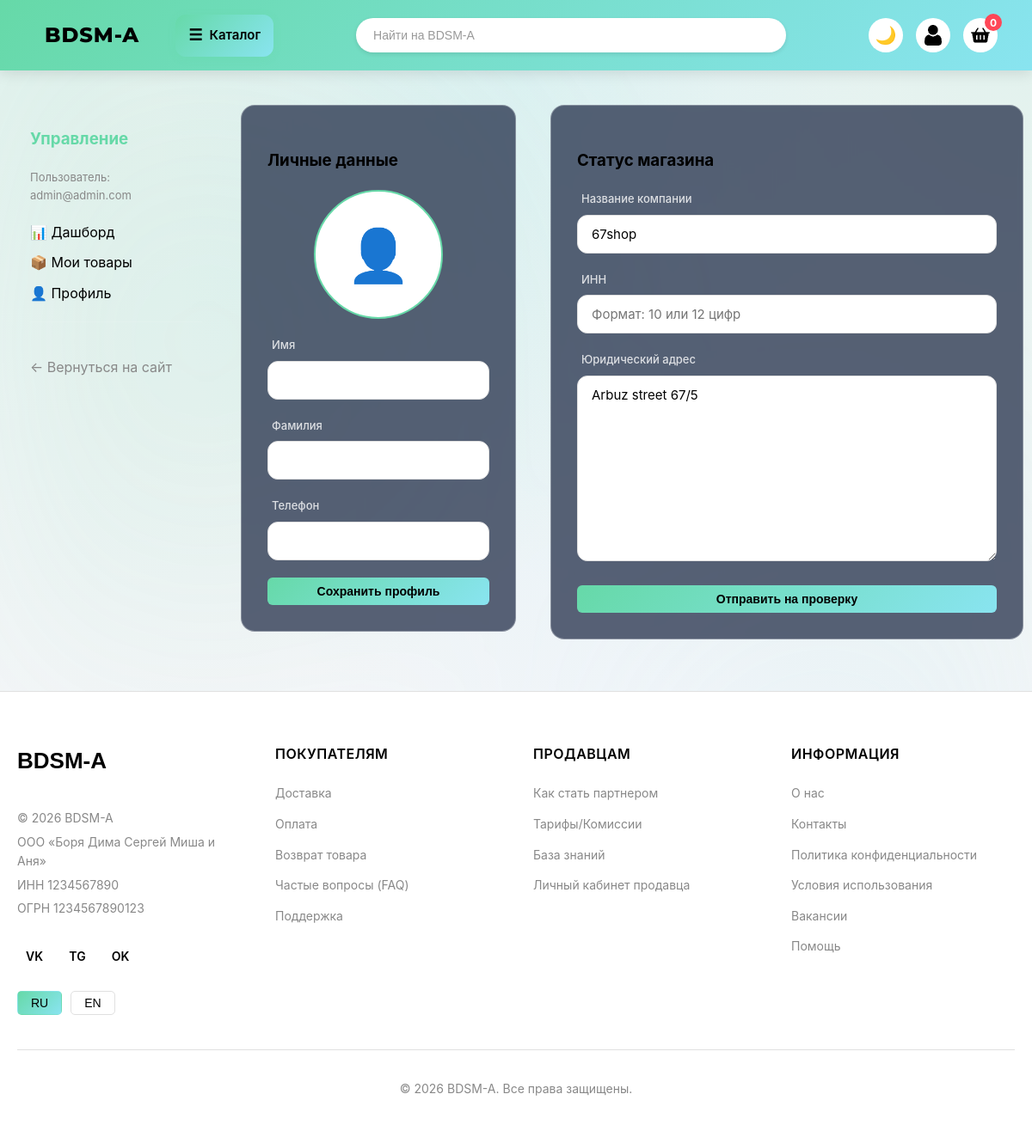
Screenshot of /seller/profile/ (signed in) with the database file from the repository.
### main/models.py (models this page shows, shortened)
class Users(AbstractBaseUser, PermissionsMixin):
    ROLE_CHOICES = (
        ('buyer', 'Покупатель'),
        ('seller', 'Продавец'),
        ('admin', 'Админ'),
    )
    id = models.AutoField(primary_key=True, editable=False)
    email = models.EmailField("Email", unique=True)
    role = models.CharField("Роль", max_length=20, choices=ROLE_CHOICES, default='buyer')
    is_active = models.BooleanField("Активен", default=True)
    is_staff = models.BooleanField("Доступ в админку", default=False)
    objects = CustomUserManagers()
    USERNAME_FIELD = 'email' # Логинимся по email
    REQUIRED_FIELDS = []     # Дополнительных обязательных полей при создании нет
    class Meta:
        verbose_name = "Пользователь"
        verbose_name_plural = "Пользователи"

class UserProfiles(models.Model):
    GENDER_CHOICES = (
        ('male', 'Мужской'),
        ('female', 'Женский'),
    )
    user = models.OneToOneField(Users, on_delete=models.CASCADE, primary_key=True, related_name='profile')
    first_name = models.CharField("Имя", max_length=50, null=True, blank=True)
    last_name = models.CharField("Фамилия", max_length=50, null=True, blank=True)
    birth_date = models.DateField("Дата рождения", null=True, blank=True)
    avatar = models.ImageField("Аватар", upload_to='avatars/', null=True, blank=True)
    phone_number = models.CharField("Телефон", max_length=20, null=True, blank=True)
    created_at = models.DateTimeField("Дата создания", auto_now_add=True)
    age = models.PositiveIntegerField("Возраст", null=True, blank=True)
    gender = models.CharField("Пол", max_length=20, null=True, blank=True, choices=GENDER_CHOICES)
    class Meta:
        verbose_name = "Профиль пользователя"
        verbose_name_plural = "Профили пользователей"

class StoreProfiles(models.Model):
    STATUS_CHOICES = (
        ('unverified', 'Не подтвержден'),
        ('pending', 'На проверке'),
        ('approved', 'Подтвержден'),
        ('rejected', 'Отклонен'),
    )
    user = models.OneToOneField(
        settings.AUTH_USER_MODEL,
        on_delete=models.CASCADE,
        primary_key=True,
        related_name='store_profile',
        verbose_name="Пользователь (Продавец)"
    )
    company_name = models.CharField(max_length=255, blank=True, null=True, verbose_name="Название компании")
    inn = models.CharField(max_length=12, blank=True, null=True, verbose_name="ИНН")
    legal_address = models.TextField(blank=True, null=True, verbose_name="Юридический адрес")
    verification_status = models.CharField(max_length=20, choices=STATUS_CHOICES, default='unverified', verbose_name="Статус верификации")
    description = models.TextField("Описание", null=True, blank=True)
    logo = models.ImageField("Логотип", upload_to='store_logos/', null=True, blank=True)
    created_at = models.DateTimeField("Дата создания", auto_now_add=True)
    class Meta:
        verbose_name = "Профиль магазина"
        verbose_name_plural = "Профили магазинов"

### main/views.py (the view)
# urls.py: path('seller/profile/', views.seller_profile, name='seller_profile'),
@login_required
def seller_profile(request):
    user_profile, _ = UserProfiles.objects.get_or_create(user=request.user)
    store_profile, _ = StoreProfiles.objects.get_or_create(user=request.user)
    if request.method == 'POST':
        if 'update_user' in request.POST:
            user_form = UserProfileForm(request.POST, instance=user_profile)
            store_form = StoreVerificationForm(instance=store_profile)
            if user_form.is_valid():
                user_form.save()
                return redirect('seller_profile')
        elif 'verify_store' in request.POST:
            user_form = UserProfileForm(instance=user_profile)
            store_form = StoreVerificationForm(request.POST, instance=store_profile)
            if store_form.is_valid():
                store = store_form.save(commit=False)
                store.verification_status = 'pending'
                store.save()
                return redirect('seller_profile')
    else:
        user_form = UserProfileForm(instance=user_profile)
        store_form = StoreVerificationForm(instance=store_profile)
    return render(request, 'seller_profile.html', {
        'user_form': user_form,
        'store_form': store_form,
        'store_profile': store_profile,
    })

### main/forms.py
class UserProfileForm(forms.ModelForm):
    class Meta:
        model = UserProfiles
        fields = ['first_name', 'last_name', 'phone_number']
    def __init__(self, *args, **kwargs):
        super().__init__(*args, **kwargs)
        for field in self.fields.values():
            field.widget.attrs['class'] = 'auth-form input'

class StoreVerificationForm(forms.ModelForm):
    class Meta:
        model = StoreProfiles
        fields = ['company_name', 'inn', 'legal_address']
    def __init__(self, *args, **kwargs):
        super().__init__(*args, **kwargs)
        for field in self.fields.values():
            field.widget.attrs['class'] = 'auth-form input'
        self.fields['company_name'].widget.attrs['placeholder'] = 'Например: ООО "Ромашка" или ИП Иванов И.И.'
        self.fields['inn'].widget.attrs['placeholder'] = 'Формат: 10 или 12 цифр'
        self.fields['legal_address'].widget.attrs['placeholder'] = 'Например: 123456, г. Москва, ул. Пушкина, д. 1, оф. 2'

### main/templates/seller_profile.html (shortened to what this page needs)
{% extends 'base.html' %}
{% load static %}
{% block extra_css %}
<link rel="stylesheet" href="{% static 'css/dashboard.css' %}">
<link rel="stylesheet" href="{% static 'css/auth.css' %}">
{% endblock %}
{% block content %}
<div class="dashboard-container">
    <div class="dashboard-sidebar">
        <h3>Управление</h3>
        <p class="store-name">Пользователь: {{ request.user.email }}</p>
        <div class="dashboard-menu">
            <a href="{% url 'seller_dashboard' %}">📊 Дашборд</a>
            <a href="{% url 'manage_products' %}">📦 Мои товары</a>
            <a href="{% url 'seller_profile' %}">👤 Профиль</a>
            <hr>
            <a href="/" class="back-link">← Вернуться на сайт</a>
        </div>
    </div>
    <div class="dashboard-content profile-layout">
        <div class="dashboard-panel glass-panel">
            <h3>Личные данные</h3>
            <div class="profile-avatar-box">
                <span class="profile-avatar-placeholder">👤</span>
            </div>
            <form method="POST" class="auth-form">
                {% for field in user_form %}
                <div class="form-group">
                    <label>{{ field.label }}</label>
                    {{ field }}
                </div>
                {% endfor %}
                <div class="profile-actions-grid">
                    <button type="submit" name="update_user" class="action-btn btn-edit">Сохранить профиль</button>
                </div>
            </form>
        </div>
        <div class="dashboard-panel glass-panel">
            <h3>Статус магазина</h3>
            {% if store_profile.verification_status == 'pending' %}
                <div class="sales-badge pending-badge">
                    Ваша заявка находится на проверке у администрации.
                </div>
            {% else %}
                <form method="POST" class="auth-form">
                    {% for field in store_form %}
                    <div class="form-group">
                        <label>{{ field.label }}</label>
                        {{ field }}
                    </div>
                    {% endfor %}
                    <div class="profile-actions-grid">
                        <button type="submit" name="verify_store" class="action-btn btn-edit">Отправить на проверку</button>
                    </div>
                </form>
            {% endif %}
        </div>
    </div>
</div>
{% endblock %}

### main/static/css/base.css (style rules this page uses)
:root { --bg-color: #f6f6f9; --bg-secondary: #ffffff; --card-bg: #ffffff; --text-color: #000000; --text-secondary: #888888; --header-gradient: linear-gradient(135deg, #66d9a8 0%, #89e4f0 100%); --banner-gradient: linear-gradient(135deg, #c0c0c0 0%, #4a7c8c 100%); --banner-text: #66d9a8; --input-bg: #ffffff; --input-text: #000000; --icon-bg: #ffffff; --shadow-light: rgba(0, 0, 0, 0.1); --shadow-medium: rgba(0, 0, 0, 0.15); --nav-border: #eeeeee; --nav-text: #999999; --nav-active: #66d9a8; --button-gradient: linear-gradient(135deg, #66d9a8 0%, #89e4f0 100%); --button-text: #000000; --cart-badge: #ff4757; --nav-bg: #ffffff; --border-color: #e0e0e0; --catalog-bg: linear-gradient(135deg, #66d9a8 0%, #89e4f0 100%); --catalog-shadow: rgba(102, 217, 168, 0.3); --auth-glass-bg: rgba(30, 41, 59, 0.7); --auth-glass-blur: 50px; --auth-glass-border: 1px solid rgba(255, 255, 255, 0.1); --auth-title-color: #5eead4; --auth-subtitle-color: rgba(255, 255, 255, 0.8); --auth-text: #ffffff; }
* { box-sizing: border-box; }
.body { margin: 0; font-family: -apple-system, BlinkMacSystemFont, "Segoe UI", Roboto, Helvetica, Arial, sans-serif; background: var(--bg-color); background-image: radial-gradient(at 0% 0%, hsla(153, 58%, 63%, 0.15) 0px, transparent 50%), radial-gradient(at 50% 0%, hsla(188, 78%, 74%, 0.15) 0px, transparent 50%), radial-gradient(at 100% 0%, hsla(153, 58%, 63%, 0.15) 0px, transparent 50%); background-attachment: fixed; color: var(--text-color); padding-bottom: 70px; transition: background-color 0.3s ease, color 0.3s ease; min-height: 100vh; line-height: 1.6; overflow-x: hidden; }
.body::before { content: ""; position: fixed; top: 0; left: 0; width: 100%; height: 100%; z-index: -1; background: radial-gradient(circle at 20% 30%, hsla(153, 58%, 63%, 0.1) 0%, transparent 40%), radial-gradient(circle at 80% 70%, hsla(188, 78%, 74%, 0.1) 0%, transparent 40%); filter: blur(80px); animation: mesh-float 20s ease-in-out infinite alternate; }
@media (min-width: 769px) { .body { padding-bottom: 0; } }
@media (min-width: 1025px) { .body { padding-bottom: 0; } }

### main/static/css/dashboard.css (style rules this page uses)
.dashboard-container { margin-top: 40px; display: flex; gap: 20px; flex-wrap: wrap; align-items: flex-start; }
.dashboard-sidebar { width: 250px; padding: 25px; border-radius: 16px; flex-shrink: 0; }
.dashboard-content { flex: 1; display: flex; flex-direction: column; gap: 20px; min-width: 300px; }
.dashboard-panel { padding: 30px; border-radius: 16px; }
.dashboard-sidebar h3 { color: var(--nav-active); margin-top: 0; }
.dashboard-sidebar p.store-name { font-size: 13px; color: var(--text-secondary); margin-bottom: 20px; }
.dashboard-menu { display: flex; flex-direction: column; gap: 10px; }
.dashboard-menu a { color: var(--text-color); text-decoration: none; transition: color 0.2s; }
.dashboard-menu a.back-link { color: var(--text-secondary); margin-top: 20px; }
.dashboard-menu hr { border: none; border-bottom: 1px solid rgba(255,255,255,0.1); width: 100%; margin: 10px 0; }
.action-btn { flex: 1; text-align: center; text-decoration: none; padding: 8px; border: none; border-radius: 6px; cursor: pointer; font-weight: bold; font-size: 14px; transition: transform 0.2s; }
.btn-edit { background: var(--header-gradient); color: #000; }
.profile-layout { display: grid; grid-template-columns: 320px 1fr; gap: 40px; align-items: start; }
.profile-avatar-box { width: 150px; height: 150px; border-radius: 50%; background: var(--input-bg); border: 2px solid var(--nav-active); margin: 0 auto 20px; overflow: hidden; display: flex; align-items: center; justify-content: center; }
.profile-avatar-placeholder { font-size: 60px; }
.profile-actions-grid { display: grid; grid-template-columns: 1fr; gap: 12px; margin-top: 20px; }

### main/static/css/auth.css (style rules this page uses)
.glass-panel { background: rgba(22, 33, 62, 0.7); backdrop-filter: blur(3px); -webkit-backdrop-filter: blur(100px); border: 1px solid rgba(255, 255, 255, 0.3); }
.auth-form input, .auth-form select, .auth-form textarea { width: 100%; padding: 12px 16px; border-radius: 12px; border: 1px solid var(--border-color); background: var(--input-bg); color: var(--input-text); font-size: 15px; transition: all 0.2s; outline: none; font-family: inherit; }
.auth-form textarea { resize: vertical; min-height: 120px; }
.form-group { margin-bottom: 20px; text-align: left; }
.form-group label { display: block; font-size: 13px; color: var(--auth-subtitle-color); margin-bottom: 8px; margin-left: 5px; font-weight: 500; }

### rows the page displays
Users: user.email "admin@admin.com"
StoreProfiles: store_form "67shop" "Arbuz street 67/5"

### other values shown
{{ field.label }} "Имя" "Фамилия" "Телефон"
{{ field.label }} "Название компании" "ИНН" "Юридический адрес"
